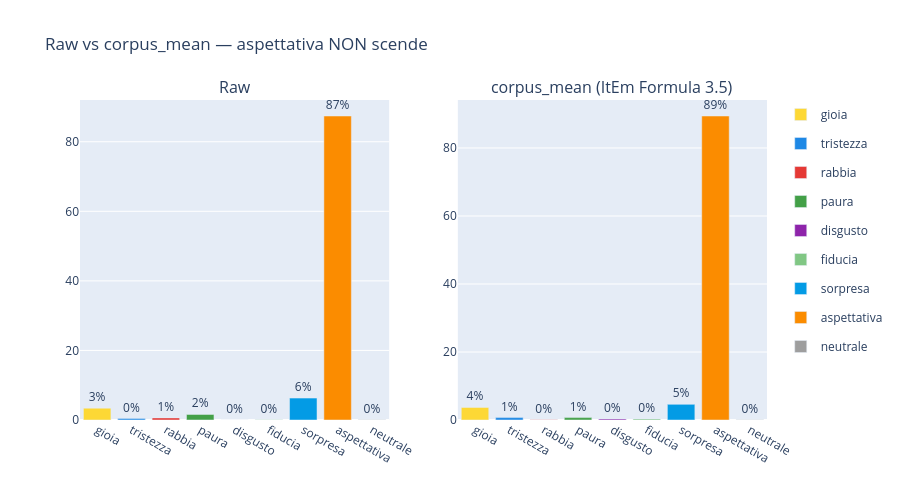

Notebook source saved alongside this figure:
### Code cell
fig = make_subplots(rows=1, cols=2,
    subplot_titles=['Raw','corpus_mean (ItEm Formula 3.5)'],
    horizontal_spacing=0.1)
for col_idx, df_r in enumerate([df_raw, df_mean], start=1):
    counts = df_r['dominant_emotion'].value_counts()
    for e in BASIC_EMOTIONS + ['neutrale']:
        n = counts.get(e,0)
        fig.add_trace(go.Bar(name=e, x=[e], y=[round(n/total*100,1)],
            marker_color=EMOTION_COLORS.get(e,'#999'),
            showlegend=(col_idx==1), legendgroup=e,
            text=['{:.0f}%'.format(n/total*100)], textposition='outside'),
            row=1, col=col_idx)
fig.update_layout(title='Raw vs corpus_mean — aspettativa NON scende',
                  barmode='group', height=500)
fig.show()

### Figure 1 — Plotly figure (JSON) as saved in the notebook; plotly's stock layout.template omitted (floating-point values rounded to 4 significant figures)
{"data": [{"legendgroup": "gioia", "marker": {"color": "#FDD835"}, "name": "gioia", "showlegend": true, "text": ["3%"], "textposition": "outside", "type": "bar", "x": ["gioia"], "xaxis": "x", "y": [3.4], "yaxis": "y"}, {"legendgroup": "tristezza", "marker": {"color": "#1E88E5"}, "name": "tristezza", "showlegend": true, "text": ["0%"], "textposition": "outside", "type": "bar", "x": ["tristezza"], "xaxis": "x", "y": [0.4], "yaxis": "y"}, {"legendgroup": "rabbia", "marker": {"color": "#E53935"}, "name": "rabbia", "showlegend": true, "text": ["1%"], "textposition": "outside", "type": "bar", "x": ["rabbia"], "xaxis": "x", "y": [0.6], "yaxis": "y"}, {"legendgroup": "paura", "marker": {"color": "#43A047"}, "name": "paura", "showlegend": true, "text": ["2%"], "textposition": "outside", "type": "bar", "x": ["paura"], "xaxis": "x", "y": [1.6], "yaxis": "y"}, {"legendgroup": "disgusto", "marker": {"color": "#8E24AA"}, "name": "disgusto", "showlegend": true, "text": ["0%"], "textposition": "outside", "type": "bar", "x": ["disgusto"], "xaxis": "x", "y": [0.0], "yaxis": "y"}, {"legendgroup": "fiducia", "marker": {"color": "#81C784"}, "name": "fiducia", "showlegend": true, "text": ["0%"], "textposition": "outside", "type": "bar", "x": ["fiducia"], "xaxis": "x", "y": [0.1], "yaxis": "y"}, {"legendgroup": "sorpresa", "marker": {"color": "#039BE5"}, "name": "sorpresa", "showlegend": true, "text": ["6%"], "textposition": "outside", "type": "bar", "x": ["sorpresa"], "xaxis": "x", "y": [6.3], "yaxis": "y"}, {"legendgroup": "aspettativa", "marker": {"color": "#FB8C00"}, "name": "aspettativa", "showlegend": true, "text": ["87%"], "textposition": "outside", "type": "bar", "x": ["aspettativa"], "xaxis": "x", "y": [87.4], "yaxis": "y"}, {"legendgroup": "neutrale", "marker": {"color": "#9E9E9E"}, "name": "neutrale", "showlegend": true, "text": ["0%"], "textposition": "outside", "type": "bar", "x": ["neutrale"], "xaxis": "x", "y": [0.1], "yaxis": "y"}, {"legendgroup": "gioia", "marker": {"color": "#FDD835"}, "name": "gioia", "showlegend": false, "text": ["4%"], "textposition": "outside", "type": "bar", "x": ["gioia"], "xaxis": "x2", "y": [3.7], "yaxis": "y2"}, {"legendgroup": "tristezza", "marker": {"color": "#1E88E5"}, "name": "tristezza", "showlegend": false, "text": ["1%"], "textposition": "outside", "type": "bar", "x": ["tristezza"], "xaxis": "x2", "y": [0.7], "yaxis": "y2"}, {"legendgroup": "rabbia", "marker": {"color": "#E53935"}, "name": "rabbia", "showlegend": false, "text": ["0%"], "textposition": "outside", "type": "bar", "x": ["rabbia"], "xaxis": "x2", "y": [0.1], "yaxis": "y2"}, {"legendgroup": "paura", "marker": {"color": "#43A047"}, "name": "paura", "showlegend": false, "text": ["1%"], "textposition": "outside", "type": "bar", "x": ["paura"], "xaxis": "x2", "y": [0.7], "yaxis": "y2"}, {"legendgroup": "disgusto", "marker": {"color": "#8E24AA"}, "name": "disgusto", "showlegend": false, "text": ["0%"], "textposition": "outside", "type": "bar", "x": ["disgusto"], "xaxis": "x2", "y": [0.3], "yaxis": "y2"}, {"legendgroup": "fiducia", "marker": {"color": "#81C784"}, "name": "fiducia", "showlegend": false, "text": ["0%"], "textposition": "outside", "type": "bar", "x": ["fiducia"], "xaxis": "x2", "y": [0.3], "yaxis": "y2"}, {"legendgroup": "sorpresa", "marker": {"color": "#039BE5"}, "name": "sorpresa", "showlegend": false, "text": ["5%"], "textposition": "outside", "type": "bar", "x": ["sorpresa"], "xaxis": "x2", "y": [4.6], "yaxis": "y2"}, {"legendgroup": "aspettativa", "marker": {"color": "#FB8C00"}, "name": "aspettativa", "showlegend": false, "text": ["89%"], "textposition": "outside", "type": "bar", "x": ["aspettativa"], "xaxis": "x2", "y": [89.4], "yaxis": "y2"}, {"legendgroup": "neutrale", "marker": {"color": "#9E9E9E"}, "name": "neutrale", "showlegend": false, "text": ["0%"], "textposition": "outside", "type": "bar", "x": ["neutrale"], "xaxis": "x2", "y": [0.1], "yaxis": "y2"}], "layout": {"annotations": [{"font": {"size": 16}, "showarrow": false, "text": "Raw", "x": 0.225, "xanchor": "center", "xref": "paper", "y": 1.0, "yanchor": "bottom", "yref": "paper"}, {"font": {"size": 16}, "showarrow": false, "text": "corpus_mean (ItEm Formula 3.5)", "x": 0.775, "xanchor": "center", "xref": "paper", "y": 1.0, "yanchor": "bottom", "yref": "paper"}], "barmode": "group", "height": 500, "title": {"text": "Raw vs corpus_mean — aspettativa NON scende"}, "xaxis": {"anchor": "y", "domain": [0.0, 0.45]}, "xaxis2": {"anchor": "y2", "domain": [0.55, 1.0]}, "yaxis": {"anchor": "x", "domain": [0.0, 1.0]}, "yaxis2": {"anchor": "x2", "domain": [0.0, 1.0]}}}
